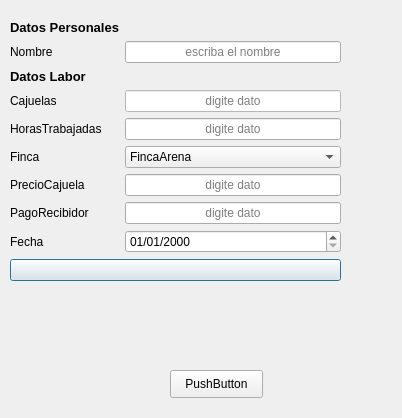
<?xml version="1.0" encoding="UTF-8"?>
<ui version="4.0">
 <class>VentanaInsertarDatos</class>
 <widget class="QDialog" name="VentanaInsertarDatos">
  <property name="geometry">
   <rect>
    <x>0</x>
    <y>0</y>
    <width>402</width>
    <height>418</height>
   </rect>
  </property>
  <property name="windowTitle">
   <string>Dialog</string>
  </property>
  <widget class="QWidget" name="formLayoutWidget">
   <property name="geometry">
    <rect>
     <x>10</x>
     <y>20</y>
     <width>331</width>
     <height>311</height>
    </rect>
   </property>
   <layout class="QFormLayout" name="formLayout">
    <item row="0" column="0">
     <widget class="QLabel" name="label">
      <property name="font">
       <font>
        <pointsize>10</pointsize>
        <weight>75</weight>
        <bold>true</bold>
       </font>
      </property>
      <property name="text">
       <string>Datos Personales</string>
      </property>
     </widget>
    </item>
    <item row="2" column="0">
     <widget class="QLabel" name="labelNombre">
      <property name="text">
       <string>Nombre</string>
      </property>
     </widget>
    </item>
    <item row="2" column="1">
     <widget class="QLineEdit" name="lineName">
      <property name="alignment">
       <set>Qt::AlignCenter</set>
      </property>
      <property name="placeholderText">
       <string>escriba el nombre</string>
      </property>
     </widget>
    </item>
    <item row="3" column="0">
     <widget class="QLabel" name="label_2">
      <property name="font">
       <font>
        <pointsize>10</pointsize>
        <weight>75</weight>
        <bold>true</bold>
       </font>
      </property>
      <property name="text">
       <string>Datos Labor</string>
      </property>
     </widget>
    </item>
    <item row="4" column="0">
     <widget class="QLabel" name="labelCajuela">
      <property name="text">
       <string>Cajuelas</string>
      </property>
     </widget>
    </item>
    <item row="4" column="1">
     <widget class="QLineEdit" name="lineCajuela">
      <property name="palette">
       <palette>
        <active>
         <colorrole role="WindowText">
          <brush brushstyle="SolidPattern">
           <color alpha="255">
            <red>0</red>
            <green>0</green>
            <blue>0</blue>
           </color>
          </brush>
         </colorrole>
         <colorrole role="Button">
          <brush brushstyle="SolidPattern">
           <color alpha="255">
            <red>255</red>
            <green>255</green>
            <blue>255</blue>
           </color>
          </brush>
         </colorrole>
         <colorrole role="Light">
          <brush brushstyle="SolidPattern">
           <color alpha="255">
            <red>255</red>
            <green>255</green>
            <blue>255</blue>
           </color>
          </brush>
         </colorrole>
         <colorrole role="Midlight">
          <brush brushstyle="SolidPattern">
           <color alpha="255">
            <red>255</red>
            <green>255</green>
            <blue>255</blue>
           </color>
          </brush>
         </colorrole>
         <colorrole role="Dark">
          <brush brushstyle="SolidPattern">
           <color alpha="255">
            <red>127</red>
            <green>127</green>
            <blue>127</blue>
           </color>
          </brush>
         </colorrole>
         <colorrole role="Mid">
          <brush brushstyle="SolidPattern">
           <color alpha="255">
            <red>170</red>
            <green>170</green>
            <blue>170</blue>
           </color>
          </brush>
         </colorrole>
         <colorrole role="Text">
          <brush brushstyle="SolidPattern">
           <color alpha="255">
            <red>0</red>
            <green>0</green>
            <blue>0</blue>
           </color>
          </brush>
         </colorrole>
         <colorrole role="BrightText">
          <brush brushstyle="SolidPattern">
           <color alpha="255">
            <red>255</red>
            <green>255</green>
            <blue>255</blue>
           </color>
          </brush>
         </colorrole>
         <colorrole role="ButtonText">
          <brush brushstyle="SolidPattern">
           <color alpha="255">
            <red>0</red>
            <green>0</green>
            <blue>0</blue>
           </color>
          </brush>
         </colorrole>
         <colorrole role="Base">
          <brush brushstyle="SolidPattern">
           <color alpha="255">
            <red>255</red>
            <green>255</green>
            <blue>255</blue>
           </color>
          </brush>
         </colorrole>
         <colorrole role="Window">
          <brush brushstyle="SolidPattern">
           <color alpha="255">
            <red>255</red>
            <green>255</green>
            <blue>255</blue>
           </color>
          </brush>
         </colorrole>
         <colorrole role="Shadow">
          <brush brushstyle="SolidPattern">
           <color alpha="255">
            <red>0</red>
            <green>0</green>
            <blue>0</blue>
           </color>
          </brush>
         </colorrole>
         <colorrole role="AlternateBase">
          <brush brushstyle="SolidPattern">
           <color alpha="255">
            <red>255</red>
            <green>255</green>
            <blue>255</blue>
           </color>
          </brush>
         </colorrole>
         <colorrole role="ToolTipBase">
          <brush brushstyle="SolidPattern">
           <color alpha="255">
            <red>255</red>
            <green>255</green>
            <blue>220</blue>
           </color>
          </brush>
         </colorrole>
         <colorrole role="ToolTipText">
          <brush brushstyle="SolidPattern">
           <color alpha="255">
            <red>0</red>
            <green>0</green>
            <blue>0</blue>
           </color>
          </brush>
         </colorrole>
         <colorrole role="PlaceholderText">
          <brush brushstyle="SolidPattern">
           <color alpha="128">
            <red>0</red>
            <green>0</green>
            <blue>0</blue>
           </color>
          </brush>
         </colorrole>
        </active>
        <inactive>
         <colorrole role="WindowText">
          <brush brushstyle="SolidPattern">
           <color alpha="255">
            <red>0</red>
            <green>0</green>
            <blue>0</blue>
           </color>
          </brush>
         </colorrole>
         <colorrole role="Button">
          <brush brushstyle="SolidPattern">
           <color alpha="255">
            <red>255</red>
            <green>255</green>
            <blue>255</blue>
           </color>
          </brush>
         </colorrole>
         <colorrole role="Light">
          <brush brushstyle="SolidPattern">
           <color alpha="255">
            <red>255</red>
            <green>255</green>
            <blue>255</blue>
           </color>
          </brush>
         </colorrole>
         <colorrole role="Midlight">
          <brush brushstyle="SolidPattern">
           <color alpha="255">
            <red>255</red>
            <green>255</green>
            <blue>255</blue>
           </color>
          </brush>
         </colorrole>
         <colorrole role="Dark">
          <brush brushstyle="SolidPattern">
           <color alpha="255">
            <red>127</red>
            <green>127</green>
            <blue>127</blue>
           </color>
          </brush>
         </colorrole>
         <colorrole role="Mid">
          <brush brushstyle="SolidPattern">
           <color alpha="255">
            <red>170</red>
            <green>170</green>
            <blue>170</blue>
           </color>
          </brush>
         </colorrole>
         <colorrole role="Text">
          <brush brushstyle="SolidPattern">
           <color alpha="255">
            <red>0</red>
            <green>0</green>
            <blue>0</blue>
           </color>
          </brush>
         </colorrole>
         <colorrole role="BrightText">
          <brush brushstyle="SolidPattern">
           <color alpha="255">
            <red>255</red>
            <green>255</green>
            <blue>255</blue>
           </color>
          </brush>
         </colorrole>
         <colorrole role="ButtonText">
          <brush brushstyle="SolidPattern">
           <color alpha="255">
            <red>0</red>
            <green>0</green>
            <blue>0</blue>
           </color>
          </brush>
         </colorrole>
         <colorrole role="Base">
          <brush brushstyle="SolidPattern">
           <color alpha="255">
            <red>255</red>
            <green>255</green>
            <blue>255</blue>
           </color>
          </brush>
         </colorrole>
         <colorrole role="Window">
          <brush brushstyle="SolidPattern">
           <color alpha="255">
            <red>255</red>
            <green>255</green>
            <blue>255</blue>
           </color>
          </brush>
         </colorrole>
         <colorrole role="Shadow">
          <brush brushstyle="SolidPattern">
           <color alpha="255">
            <red>0</red>
            <green>0</green>
            <blue>0</blue>
           </color>
          </brush>
         </colorrole>
         <colorrole role="AlternateBase">
          <brush brushstyle="SolidPattern">
           <color alpha="255">
            <red>255</red>
            <green>255</green>
            <blue>255</blue>
           </color>
          </brush>
         </colorrole>
         <colorrole role="ToolTipBase">
          <brush brushstyle="SolidPattern">
           <color alpha="255">
            <red>255</red>
            <green>255</green>
            <blue>220</blue>
           </color>
          </brush>
         </colorrole>
         <colorrole role="ToolTipText">
          <brush brushstyle="SolidPattern">
           <color alpha="255">
            <red>0</red>
            <green>0</green>
            <blue>0</blue>
           </color>
          </brush>
         </colorrole>
         <colorrole role="PlaceholderText">
          <brush brushstyle="SolidPattern">
           <color alpha="128">
            <red>0</red>
            <green>0</green>
            <blue>0</blue>
           </color>
          </brush>
         </colorrole>
        </inactive>
        <disabled>
         <colorrole role="WindowText">
          <brush brushstyle="SolidPattern">
           <color alpha="255">
            <red>127</red>
            <green>127</green>
            <blue>127</blue>
           </color>
          </brush>
         </colorrole>
         <colorrole role="Button">
          <brush brushstyle="SolidPattern">
           <color alpha="255">
            <red>255</red>
            <green>255</green>
            <blue>255</blue>
           </color>
          </brush>
         </colorrole>
         <colorrole role="Light">
          <brush brushstyle="SolidPattern">
           <color alpha="255">
            <red>255</red>
            <green>255</green>
            <blue>255</blue>
           </color>
          </brush>
         </colorrole>
         <colorrole role="Midlight">
          <brush brushstyle="SolidPattern">
           <color alpha="255">
            <red>255</red>
            <green>255</green>
            <blue>255</blue>
           </color>
          </brush>
         </colorrole>
         <colorrole role="Dark">
          <brush brushstyle="SolidPattern">
           <color alpha="255">
            <red>127</red>
            <green>127</green>
            <blue>127</blue>
           </color>
          </brush>
         </colorrole>
         <colorrole role="Mid">
          <brush brushstyle="SolidPattern">
           <color alpha="255">
            <red>170</red>
            <green>170</green>
            <blue>170</blue>
           </color>
          </brush>
         </colorrole>
         <colorrole role="Text">
          <brush brushstyle="SolidPattern">
           <color alpha="255">
            <red>127</red>
            <green>127</green>
            <blue>127</blue>
           </color>
          </brush>
         </colorrole>
         <colorrole role="BrightText">
          <brush brushstyle="SolidPattern">
           <color alpha="255">
            <red>255</red>
            <green>255</green>
            <blue>255</blue>
           </color>
          </brush>
         </colorrole>
         <colorrole role="ButtonText">
          <brush brushstyle="SolidPattern">
           <color alpha="255">
            <red>127</red>
            <green>127</green>
            <blue>127</blue>
           </color>
          </brush>
         </colorrole>
         <colorrole role="Base">
          <brush brushstyle="SolidPattern">
           <color alpha="255">
            <red>255</red>
            <green>255</green>
            <blue>255</blue>
           </color>
          </brush>
         </colorrole>
         <colorrole role="Window">
          <brush brushstyle="SolidPattern">
           <color alpha="255">
            <red>255</red>
            <green>255</green>
            <blue>255</blue>
           </color>
          </brush>
         </colorrole>
         <colorrole role="Shadow">
          <brush brushstyle="SolidPattern">
           <color alpha="255">
            <red>0</red>
            <green>0</green>
            <blue>0</blue>
           </color>
          </brush>
         </colorrole>
         <colorrole role="AlternateBase">
          <brush brushstyle="SolidPattern">
           <color alpha="255">
            <red>255</red>
            <green>255</green>
            <blue>255</blue>
           </color>
          </brush>
         </colorrole>
         <colorrole role="ToolTipBase">
          <brush brushstyle="SolidPattern">
           <color alpha="255">
            <red>255</red>
            <green>255</green>
            <blue>220</blue>
           </color>
          </brush>
         </colorrole>
         <colorrole role="ToolTipText">
          <brush brushstyle="SolidPattern">
           <color alpha="255">
            <red>0</red>
            <green>0</green>
            <blue>0</blue>
           </color>
          </brush>
         </colorrole>
         <colorrole role="PlaceholderText">
          <brush brushstyle="SolidPattern">
           <color alpha="128">
            <red>0</red>
            <green>0</green>
            <blue>0</blue>
           </color>
          </brush>
         </colorrole>
        </disabled>
       </palette>
      </property>
      <property name="autoFillBackground">
       <bool>false</bool>
      </property>
      <property name="inputMask">
       <string/>
      </property>
      <property name="text">
       <string/>
      </property>
      <property name="alignment">
       <set>Qt::AlignCenter</set>
      </property>
      <property name="dragEnabled">
       <bool>false</bool>
      </property>
      <property name="placeholderText">
       <string>digite dato</string>
      </property>
     </widget>
    </item>
    <item row="5" column="0">
     <widget class="QLabel" name="labelHoras">
      <property name="text">
       <string>HorasTrabajadas</string>
      </property>
     </widget>
    </item>
    <item row="5" column="1">
     <widget class="QLineEdit" name="lineHoras">
      <property name="alignment">
       <set>Qt::AlignCenter</set>
      </property>
      <property name="placeholderText">
       <string>digite dato</string>
      </property>
     </widget>
    </item>
    <item row="6" column="0">
     <widget class="QLabel" name="label_6">
      <property name="text">
       <string>Finca</string>
      </property>
     </widget>
    </item>
    <item row="6" column="1">
     <widget class="QComboBox" name="lineFinca">
      <property name="frame">
       <bool>true</bool>
      </property>
      <item>
       <property name="text">
        <string>FincaArena</string>
       </property>
      </item>
      <item>
       <property name="text">
        <string>FincaChuruca</string>
       </property>
      </item>
      <item>
       <property name="text">
        <string>FincaAchiote</string>
       </property>
      </item>
     </widget>
    </item>
    <item row="7" column="0">
     <widget class="QLabel" name="labelPrecioCajuela">
      <property name="text">
       <string>PrecioCajuela</string>
      </property>
     </widget>
    </item>
    <item row="7" column="1">
     <widget class="QLineEdit" name="linePrecioCajuela">
      <property name="styleSheet">
       <string notr="true"/>
      </property>
      <property name="alignment">
       <set>Qt::AlignCenter</set>
      </property>
      <property name="placeholderText">
       <string>digite dato</string>
      </property>
     </widget>
    </item>
    <item row="8" column="0">
     <widget class="QLabel" name="labelPrecioCajuelaRecibidor">
      <property name="text">
       <string>PagoRecibidor</string>
      </property>
     </widget>
    </item>
    <item row="8" column="1">
     <widget class="QLineEdit" name="linePagoRecibidor">
      <property name="alignment">
       <set>Qt::AlignCenter</set>
      </property>
      <property name="placeholderText">
       <string>digite dato</string>
      </property>
     </widget>
    </item>
    <item row="9" column="0">
     <widget class="QLabel" name="label_5">
      <property name="text">
       <string>Fecha</string>
      </property>
     </widget>
    </item>
    <item row="9" column="1">
     <widget class="QDateEdit" name="fechaInforme">
      <property name="displayFormat">
       <string>dd/MM/yyyy</string>
      </property>
     </widget>
    </item>
    <item row="10" column="0" colspan="2">
     <widget class="QPushButton" name="calcularPagoVentana2">
      <property name="enabled">
       <bool>true</bool>
      </property>
      <property name="maximumSize">
       <size>
        <width>16777215</width>
        <height>16777215</height>
       </size>
      </property>
      <property name="layoutDirection">
       <enum>Qt::LeftToRight</enum>
      </property>
      <property name="text">
       <string/>
      </property>
      <property name="icon">
       <iconset resource="Resources.qrc">
        <normaloff>:/new/prefix1/Calculadora.ico</normaloff>:/new/prefix1/Calculadora.ico</iconset>
      </property>
      <property name="iconSize">
       <size>
        <width>30</width>
        <height>30</height>
       </size>
      </property>
      <property name="default">
       <bool>true</bool>
      </property>
     </widget>
    </item>
   </layout>
  </widget>
  <widget class="QLabel" name="fondo">
   <property name="geometry">
    <rect>
     <x>0</x>
     <y>0</y>
     <width>361</width>
     <height>351</height>
    </rect>
   </property>
   <property name="text">
    <string/>
   </property>
   <property name="pixmap">
    <pixmap resource="Resources.qrc">:/new/prefix1/Fondo1.jpg</pixmap>
   </property>
  </widget>
  <widget class="QPushButton" name="pushButton">
   <property name="geometry">
    <rect>
     <x>170</x>
     <y>370</y>
     <width>93</width>
     <height>28</height>
    </rect>
   </property>
   <property name="text">
    <string>PushButton</string>
   </property>
  </widget>
  <zorder>fondo</zorder>
  <zorder>formLayoutWidget</zorder>
  <zorder>pushButton</zorder>
 </widget>
 <resources/>
 <connections/>
</ui>
